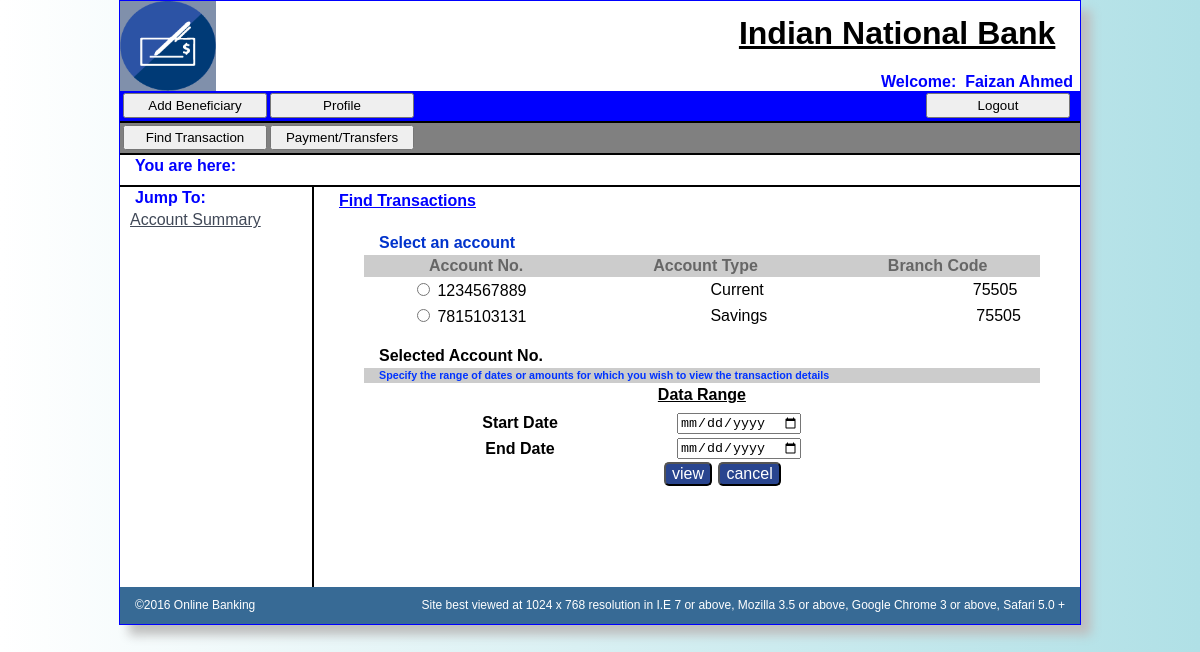
Page /Userpage/Find_transaction.php (signed in) on the committed database.
### tables this page shows
CREATE TABLE IF NOT EXISTS `pan_details` (
  `Acc_no` bigint(10) NOT NULL,
  `Acc_type` varchar(10) NOT NULL,
  `CIF_no` bigint(10) NOT NULL,
  `Branch_code` int(5) NOT NULL,
  `PAN_no` varchar(10) NOT NULL,
  `User_name` varchar(20) NOT NULL,
  `Bal` bigint(15) NOT NULL,
  PRIMARY KEY (`Acc_no`)
);

### Userpage/Find_transaction.php (the view, shortened to what this page needs)
<!doctype html>
<html>
<head>
<link rel="stylesheet" type="text/css" href="../chf.css" />
<link rel="stylesheet" type="text/css" href="../box.css" />
</head>
<body>
<div class="container">
  <div class="header"><a href="../Userpage/user_hp.php?msg="><img src="../Images/logo 1.jpg" alt="LOGO" name="logo" width="10%" height="90px" id="logo" style="background-color: #8090AB; display:block;float:left;" /></a>
    <div class="subheader"><h1 style="text-align:center; text-decoration:underline; margin-top:10px; float:right;">Indian National Bank</h1>
    <h4 style="color:blue; position:relative; left:650px; top:70px">Welcome:&nbsp;&nbsp;<?php echo $_SESSION['user']['Name'] ?></h4>
    </div>
    </div>
  <div class="content">
           <div class="box">
               <input type="button" name="Ab" value="Add Beneficiary" onClick="window.location.href='../Userpage/manage_beneficiary.php?msg='" style="margin-left:3px;">
                   <input type="button" name="Profile" value="Profile" onClick="window.location.href='../Userpage/profile.php?msg='" style="margin-left:3px;">
                <input type="button" name="logout" value="Logout"  onClick="window.location.href='../Loginpage/logout.php'" style="float:right; margin-right:10px;">
           </div>
           <div class="box" style="background-color:grey;">
                <input type="button" name="Find_transaction" value="Find Transaction" onClick="window.location.href='../Userpage/Find_transaction.php?msg='" style="margin-left:3px;">
                <input type="button" name="Payment" value="Payment/Transfers" onClick="window.location.href='../Userpage/view_beneficiary.php?msg='"  style="margin-left:3px;">
           </div>
           <div class="box" style="background-color:white">
                <h4 style="color:blue; float:left">You are here:</h4>
           </div>
           <div class="box1">
              <h4 style="color:blue">Jump To:</h4>
              <a href="../Userpage/user_hp.php?msg=">Account Summary</a>
              </div>
           <div class="box2">
           <h4 style="float:left; color:blue; margin-top:3px; text-decoration:underline;">Find Transactions</h4>
              <div class="box3">
                      <div class="box4">
                            <div class="box6">
                                <h4 style=" color:#03C; float:left">Select an account</h4>
                            </div>
                            <div class="box6" style=" background-color:#CCC">
                                <h4 style="float:left; color:#666; margin-left:50px;">Account No.</h4>
                                <h4 style="float:left; color:#666; margin-left:100px;">Account Type</h4>
                                <h4 style="float:left; color:#666; margin-left:100px;">Branch Code</h4>
                            </div>
                            <?php
							 $sql="select count(*) from pan_details where User_name='{$_SESSION['pan']['User_name']}'";
							 $rs=mysql_query($sql);
							 if(mysql_num_rows($rs))
							     {
									 $row=mysql_fetch_array($rs);
								 }
							$count1=$row['count(*)'];
						 for($x=0;$x<$count1;$x++)
                            {
						$sql1="select Acc_no,Acc_type,Branch_code from pan_details where User_name='{$_SESSION['pan']['User_name']}' ORDER BY Acc_no LIMIT $x,$count1";
						$rs1=mysql_query($sql1);
						if(mysql_num_rows($rs1))
						{
							$row1=mysql_fetch_array($rs1);
								?>
                                <form method="post" action="Show_transaction.php" onSubmit="return check();">
								<table >
                                     <tr>
                                        <td><p style="margin-left:30px;">
                                        <input type="radio" name="Accno" value="<?php echo $row1['0']; ?>" />
										<?php echo $row1['0']; ?> </p></td>
                                        <td><p style="margin-left:150px;"><?php echo $row1['1']; ?></p></td>
                                        <td><p style="margin-left:175px;"><?php echo $row1['2']; ?></p></td>
                                       </tr>
                            </table>
                              <?php
                            }
						}
							?>
                      </div>
                      <div class="box5">
                            <div class="box6">
                                  <h4 style=" color:black; float:left">Selected Account No.</h4>
                            </div>
                            <div class="box6" style=" background-color:#CCC">
                                 <h6 style="float:left; color:#03F; size:10px;">Specify the range of dates or amounts for which you wish to view the transaction details</h6>
                            </div>
                            <table  width="100%">
                                 <tr>
                                    <td colspan="2"><p style="text-align:center; text-decoration:underline; margin-bottom:5px;"><b>Data Range</b></p></td>
                                 </tr>
                            <tr>
                                     <td><p style="text-align:center;"><b>Start Date</b></p></td>
                                     <td><input type="date"  name="start_date"></td>
                                  </tr>
                                     <tr>
                                     <td><p style="text-align:center;"><b>End Date</b></p></td>
                                     <td><input type="date" name="end_date"></td>
                                  </tr>
                            </table>
                                <input type="submit" name="view" value="view" onClick="return isdate();" style=" background:#29458F; color:white; font-size:16px; border-radius:5px; margin-left:300px;">
                                <input type="submit" name="Cancel" value="cancel" style=" background:#29458F; color:white; margin-left:2px; font-size:16px;  border-radius:5px;">
                      </div>
              </div>
           </div>
        </div>
  <div class="footer">
    <p>&copy;2016 Online Banking</p>
    <p style="float:right;">Site best viewed at 1024 x 768 resolution in I.E 7 or above, Mozilla 3.5 or above, Google Chrome 3 or above, Safari 5.0 +</p>
    </div>
  </div>
</body>
</html>

### chf.css (style rules this page uses)
body { font: 100%/1.4 Verdana, Arial, Helvetica, sans-serif; background: linear-gradient(to right, white, powderblue); background-color: #4E5869; margin: 0; padding: 0; color: #000; }
h1, h2, h3, h4, h5, h6, p { margin-top: 0; margin-bottom:0; padding-right: 15px; padding-left: 15px; }
a img { border: none; float:left; }
a:link { color:#414958; text-decoration: underline; }
.container { width: 80%; overflow:hidden; box-shadow:10px 10px 10px #BEBEBE; max-width: 1260px; min-width: 780px; background-color: #FFF; margin: 0 auto; border:1px solid blue; }
.header .subheader { float:left; display:block; width:89%; height:90px; }
.header { background-color: #FFF; }
.content { padding: 10px 0; }
.footer { padding: 10px 0; width:100%; background-color: #376A95; display:block; float:left; font-size:12px; color:white; }
.footer p { display:inline; }

### box.css (style rules this page uses)
.box { background-color:blue; height:30px; width:100%; border-bottom:2px solid black; display:block; float:left; }
.box input { float:left; height:25px; width:15%; margin-top:2px; }
.box1 { display:block; height:400px; width:20%; border-right:2px solid black; display:block; float:left; }
.box2 { width:78%; margin-left:10px; display:block; float:left; }
.box3 { width:95%; margin-left:20px; display:block; float:left; margin-top:10px; }
.box4 { width:95%; margin-left:20px; margin-top:10px; display:block; float:left; }
.box5 { width:95%; margin-left:20px; display:block; float:left; overflow:hidden; }
.box6 { width:100%; display:block; float:left; }

### Userpage/Find_transaction.php (style rules this page uses)
.box1 a { margin-left:10px; display:block; }

### rows in the picture
pan_details: Acc_no "1234567889", Acc_type "Current", Branch_code "75505"
pan_details: Acc_no "7815103131", Acc_type "Savings", Branch_code "75505"

### other values in the picture
$_SESSION['user']['Name'] "Faizan Ahmed"
